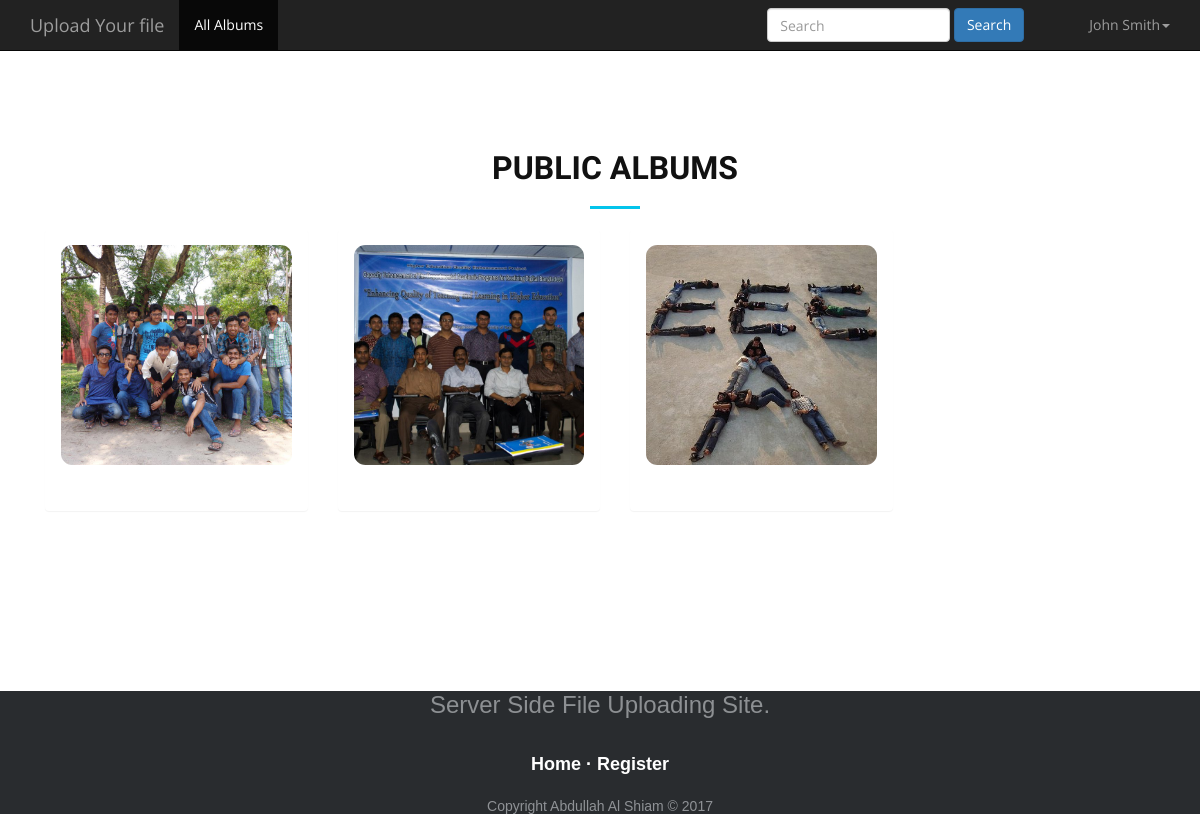
The app's page /?controller=pages&action=album (signed in), older data.
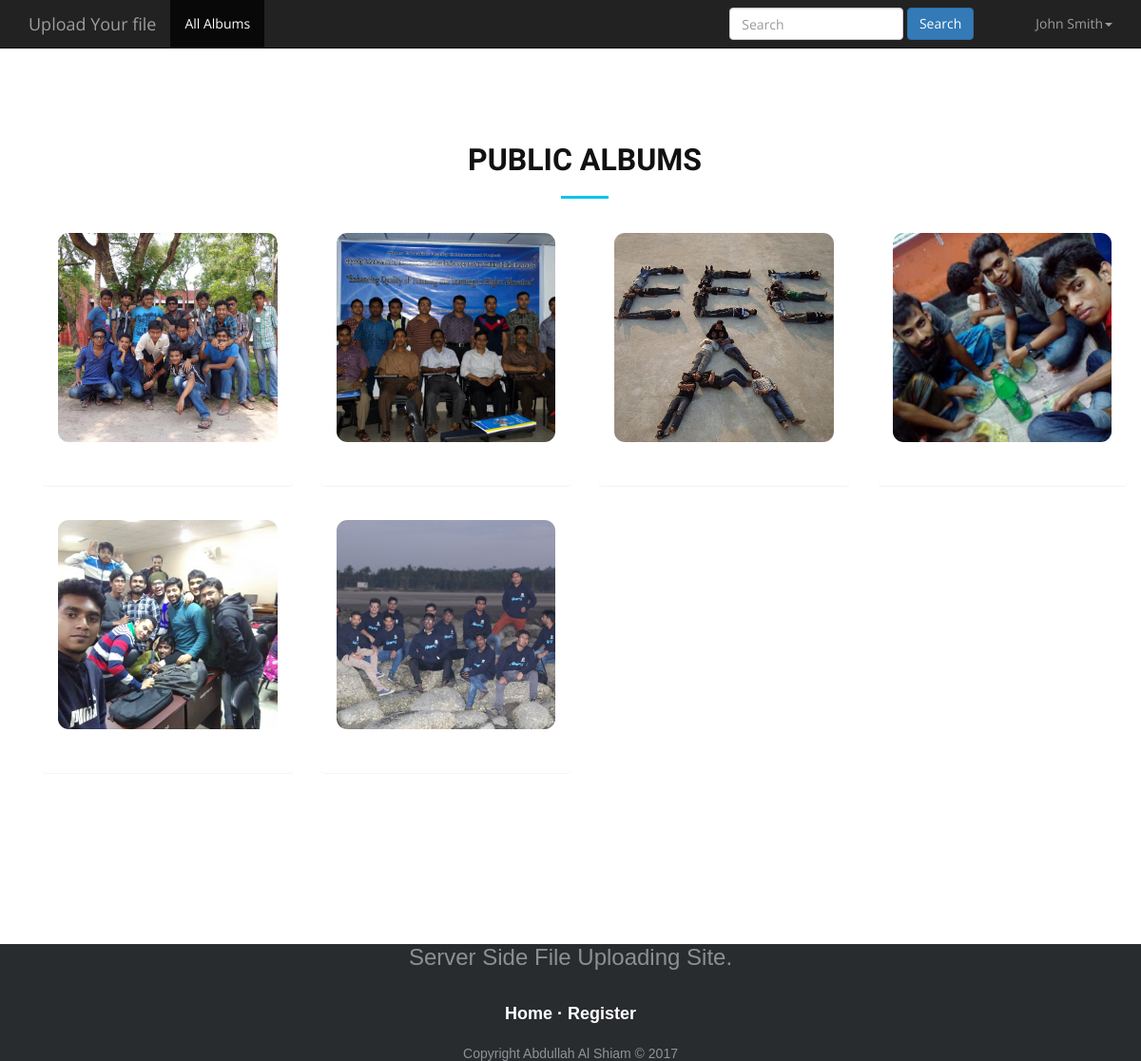
The same page, newer data.
### tables this page shows
CREATE TABLE `album` (
  `id` int(11) NOT NULL,
  `user_id` int(11) NOT NULL,
  `album_name` varchar(30) NOT NULL,
  `action` int(11) NOT NULL,
  `created_date` datetime NOT NULL
);

CREATE TABLE `photos` (
  `id` int(11) NOT NULL,
  `album_id` int(11) NOT NULL,
  `name` varchar(20) NOT NULL,
  `location` varchar(50) NOT NULL,
  `created_date` datetime NOT NULL
);

### index.php (called while the page is built, shortened)
<?php
  if (isset($_GET['controller']) && isset($_GET['action'])) {
    $controller = $_GET['controller'];
    $action     = $_GET['action'];
  } else {
    $controller = 'pages';
    $action     = 'home';
  }
  require_once('views/layout.php');
?>

### controllers/pages_controller.php (called while the page is built, shortened)
<?php
  class PagesController {
     public function album() {
      require_once('views/pages/album.php');
    }
  }
?>

### models/model.php (called while the page is built, shortened)
<?php
  class Model {
   public static function getAlbumNameByUserId() {
       $db = mysqli_connect("localhost", "root", "", "file_management");
       $result =mysqli_query($db,"SELECT * FROM album WHERE action='1'");
     if (mysqli_num_rows($result) == 0) {
        return false;
    }
    else {
    return $result;
      }
    }
    public static function GetphotoByAlbumId($albumid) {
       $db = mysqli_connect("localhost", "root", "", "file_management");
       $result =mysqli_query($db,"SELECT location FROM photos WHERE album_id='$albumid' ORDER BY id DESC");
     if (mysqli_num_rows($result) == 0) {
        $message="There is no posts available";
    }
    else {
      $row=mysqli_fetch_array($result);
    return $row;
      }
    }
       public static function GetUserName($userid) {
       $db = mysqli_connect("localhost", "root", "", "file_management");
       $result =mysqli_query($db,"SELECT name FROM user WHERE id='$userid'");
     if (mysqli_num_rows($result) == 0) {
        $message="There is no posts available";
    }
    else {
      $row=mysqli_fetch_array($result);
    return $row;
      }
    }
  }
?>

### views/pages/album.php (the view, shortened to what this page needs)
<?php include 'header.php'; ?>
<div class="container">
 <section id="portfolio">
	      <div class="container wow fadeInUp">
	        <div class="row">
	          <div class="col-md-12">
	            <h3 class="section-title">Public Albums</h3>
	            <div class="section-title-divider"></div>
	          </div>
	        </div>
	        <div class="row">
	        <?php
	       if(isset($_POST["submit"]))
           {
           	$search=$_POST["search"];
           	$result=Model::getAlbumNameByUserSearch($search);
           }
         else{
	       $result=Model::getAlbumNameByUserId();
        }
        if ($result) {
	         while($row=mysqli_fetch_array($result)){
                $albumid=$row['id'];
                $userid=$row['user_id'];
                $Getphoto=Model::GetphotoByAlbumId($albumid);
                $GetUserName=Model::GetUserName($userid);
	        	?>
	          <div class="col-md-3">
	          <div class="panel-body panel">
	            <a class="portfolio-item" style="background-image: url(upload/<?php echo $Getphoto['location']; ?>);" href="?controller=pages&action=view&id=<?php echo $albumid; ?>" ">
	            </a>
	          </div>
	          </div>
	        <?php } }
       ?>
	    </div>
	    </div>
</div>
<?php include 'footer.php'; ?>

### views/layout.php (shortened to what this page needs)
<DOCTYPE html>
<html>
  <head>
  <link rel="stylesheet" type="text/css" href="bootstrap/css/bootstrap.min.css">
 <link href="bootstrap/style.css" rel="stylesheet">
    <link href="bootstrap/animate-css/animate.min.css" rel="stylesheet">
 <link href="bootstrap/css/footer-basic-centered.css" rel="stylesheet">
  </head>
  <body>
<?php require_once('routes.php'); ?>
  </body>
<html>

### routes.php (shortened to what this page needs)
<?php
  function call($controller, $action) {
    switch($controller) {
      case 'pages':
       require_once('models/model.php');
        $controller = new PagesController();
      break;
    }
    $controller->{ $action }();
  }
  $controllers = array('pages' => ['home', 'error','album','view','my_photos','delete','edit_album','register','my_album','create_album','upload','logout'],
                       'posts' => ['index', 'show','my_post']);
  if (array_key_exists($controller, $controllers)) {
    if (in_array($action, $controllers[$controller])) {
      call($controller, $action);
    } else {
      call('pages', 'error');
    }
  } else {
    call('pages', 'error');
  }
?>

### views/pages/header.php (shortened to what this page needs)
 <div class="navbar navbar-inverse navbar-static-top">
<div class="container">
<a href="#" class="navbar-brand">Upload Your file</a> <button class="navbar-toggle" data-toggle="collapse" data-target=".navHeaderCollapse"></button>
     <div class="collapse navbar-collapse navHeaderCollapse">
      <ul class="nav navbar-nav">
          <?php if (isset($_SESSION['name'])) {
           ?>
          <li class="active"><a href='?controller=pages&action=album'>All Albums</a></li>
              <?php } ?>
        </ul>
        <?php if (isset($_SESSION['name'])) {
            $name=$_SESSION['name'];
          ?>
        <ul class="nav navbar-nav navbar-right">
        <li style="padding-right: 50px;"><form class="navbar-form navbar-right" action="?controller=pages&action=album" method="post">
               <div class="form-group">
                 <input type="text" name="search" class="form-control" placeholder="Search" required="">
                 <input type="submit" name="submit" value="Search" class="btn btn-primary">
               </div>
            </form></li>
        <li class="dropdown">
         <a href="#" class="dropdown-toggle" data-toggle="dropdown"><?php
         echo $name;
          ?><b class="caret"></b></a>
           </li>
       </ul>
  <?php } ?>
     </div>
   </div>
 </div>

### views/pages/footer.php
<footer class="footer-basic-centered">
     <p class="footer-company-motto">Server Side File Uploading Site.</p>
     <p class="footer-links">
       <a href="#">Home</a>
       ·
       <a href="#">Register</a>
     </p>
     <p class="footer-company-name">Copyright Abdullah Al Shiam &copy; 2017</p>
   </footer>

Row changes from the older to the newer data that the page shows:
added album: photos.location (picture)
added album: photos.location (picture)
added album: photos.location (picture)
